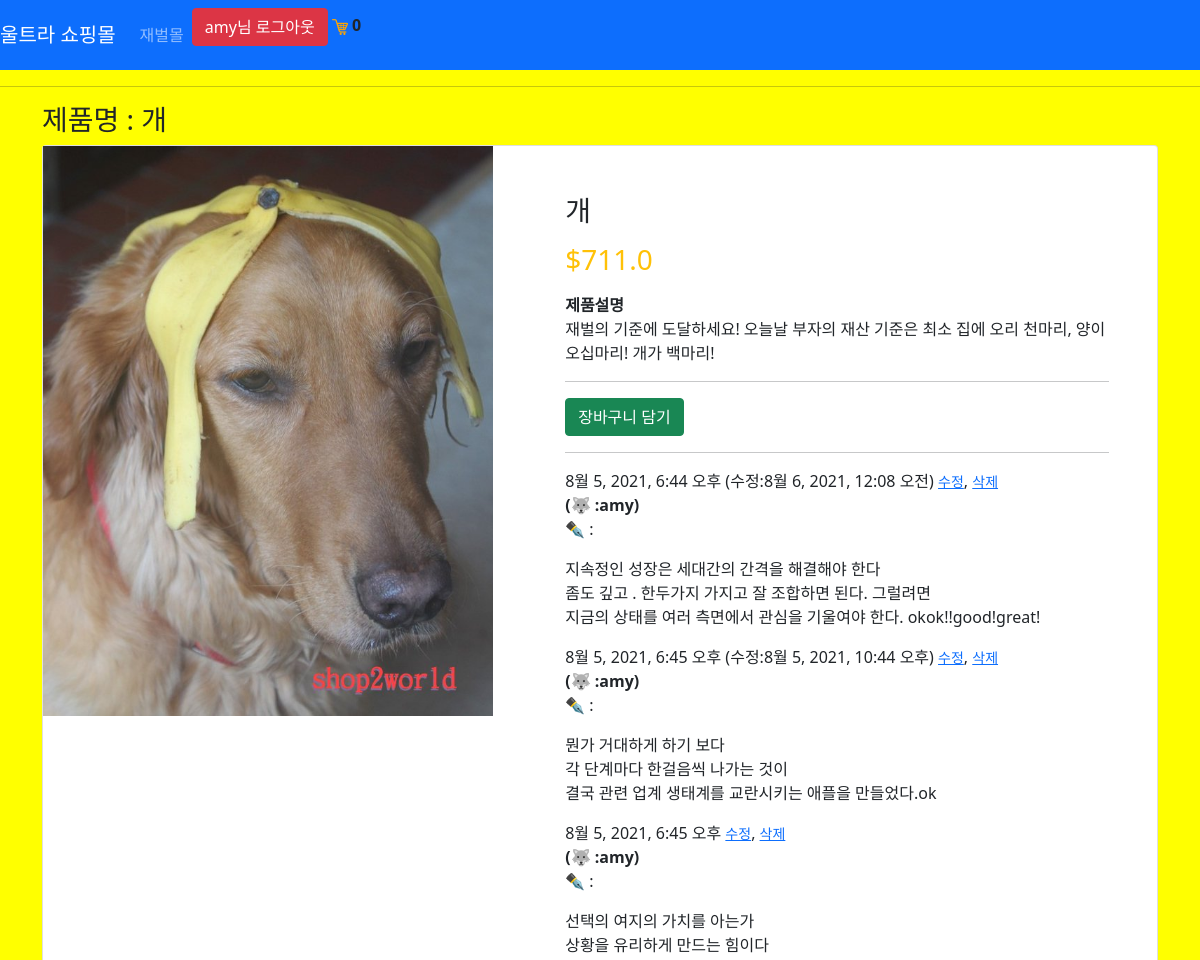
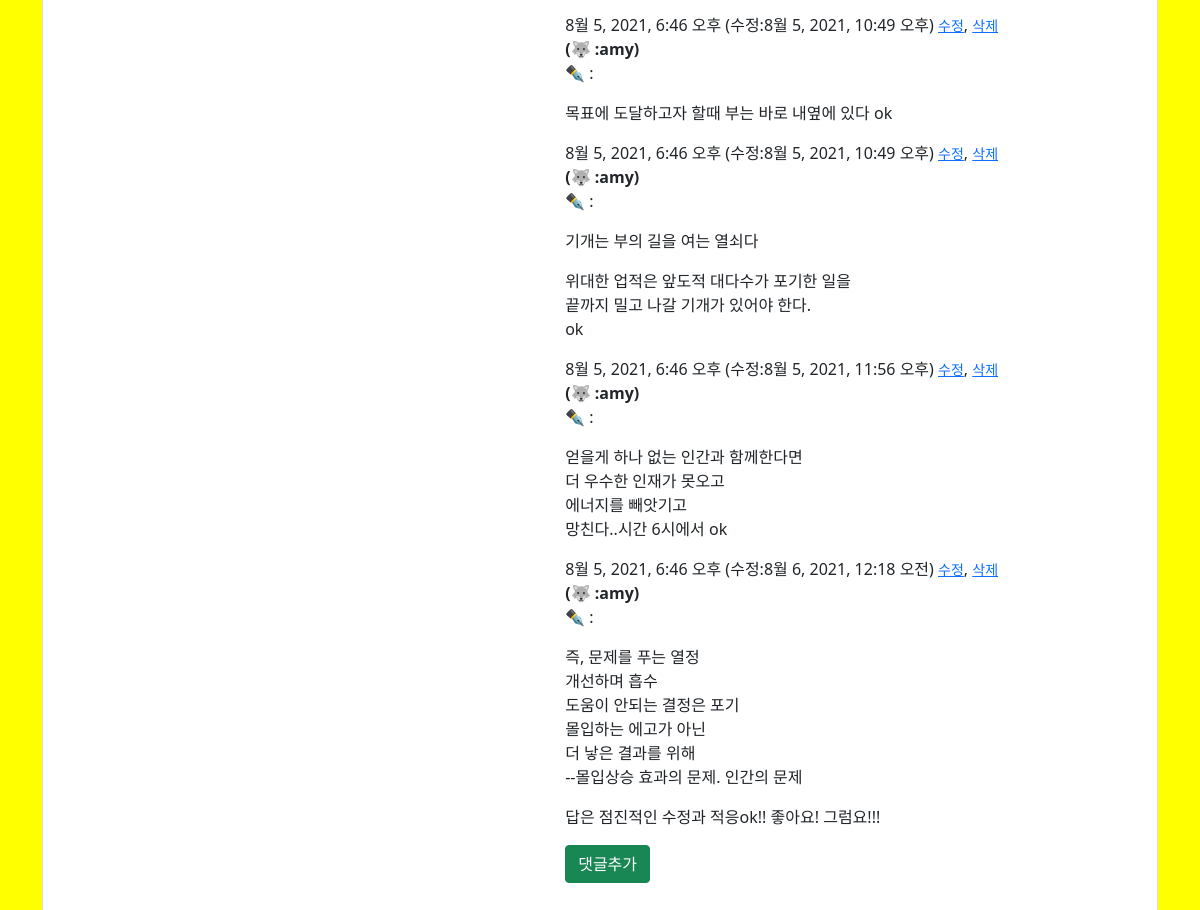
/product/1/ (signed in), run on the app's committed database (2 pictures, top to bottom).
### store/models.py (models this page shows, shortened)
class Order(models.Model):
    customer = models.ForeignKey(
        Customer, on_delete=models.SET_NULL, blank=True, null=True)
    dated_ordered = models.DateTimeField(auto_now_add=True)
    complete = models.BooleanField(default=False, null=True, blank=True)
    transation_id = models.CharField(max_length=200, null=True)
    def get_cart_items(self):
        orderitems = self.orderitem_set.all()
        total = sum([item.quantity for item in orderitems])
        return total

class Product(models.Model):
    name = models.CharField(max_length=200)
    description = models.CharField(max_length=200)
    price = models.FloatField()
    digital = models.BooleanField(default=False, null=True, blank=True)
    image = models.ImageField(null=True, blank=True)
    @property
    def imageURL(self):
        try:
            url = self.image.url
        except:
            url = ''
        return url

class Comment(models.Model):
    product = models.ForeignKey(Product, related_name='comments', on_delete=models.CASCADE )
    author = models.ForeignKey(User, on_delete=models.CASCADE)
    text = models.TextField()
    created_date = models.DateTimeField(default=timezone.now)
    modify_date = models.DateTimeField(null=True, blank=True)
    approved_comment = models.BooleanField(default=True)

### store/views.py (the view)
# urls.py: path('product/<int:pk>/', views.ProductDetailView.as_view(), name="product_detail"),
class ProductDetailView(DetailView):
    template_name = "store/product_detail.html"
    queryset = Product.objects.all()
    def get_context_data(self, **kwargs):
        context = super().get_context_data(**kwargs)
        Data = 장바구니데이타(self.request)
        cartItems = Data['cartItems']
        context['cartItems'] = cartItems
        return context

### store/쿠키처리.py (called while the page is built)
def 장바구니데이타(request):
    if request.user.is_authenticated:
        customer = request.user.customer
        order, created = Order.objects.get_or_create(customer=customer, complete=False)
        items = order.orderitem_set.all()
        cartItems = order.get_cart_items
    else:
        CookieData = 쿠키장바구니(request)
        cartItems = CookieData['cartItems']
        order = CookieData['order']
        items = CookieData['items']
    return{'items': items, 'order':order, 'cartItems': cartItems}

### store/templates/store/product_detail.html (shortened to what this page needs)
{% extends 'store/메인.html'%}
{% load static %}
{% block content %}
<h3>제품명 : {{ product.name }}</h3>
<div class="card">
	<div class="row">
		<aside class="col-sm-5 border-right">
      <article class="gallery-wrap">
      <div class="img-big-wrap">
        <div> <a href="#"><img src="{{ product.imageURL }}" class="img-fluid"></a></div>
      </div>
      </article>
          </aside>
          <aside class="col-sm-7">
      <article class="card-body p-5">
        <h3 class="title mb-3">{{ product.name }}</h3>
      <p class="price-detail-wrap">
        <span class="price h3 text-warning">
          <span class="currency">$</span><span class="num">{{ product.price }}</span>
        </span>
      </p>
      <dl class="item-property">
        <dt>제품설명</dt>
        <dd><p>{{ product.description }} </p></dd>
      </dl>
        <hr>
        <button data-product={{product.id}} data-action="add" class="btn btn-success 장바구니업데이트">장바구니 담기</button>
    <hr>
    {% for comment in product.comments.all %}
    {% if user.is_authenticated or comment.approved_comment %}
    <div class="comment">
        <div class="date">
            {{ comment.created_date }}
              {% if comment.modify_date %}
              (수정:{{ comment.modify_date }})
              {% endif %}
            {% if request.user == comment.author %}
            <a href="{% url 'comment_modify' pk=comment.pk  %}" class="small">수정</a>,
            <a href="{% url 'comment_remove' pk=comment.pk  %}" class="small">삭제</a>
            {% endif %}
        </div>
        <strong>(🐺 :{{ comment.author }})</strong>
        <p>✒️ :{{ comment.text|linebreaks }}</p>
    </div>
    {% endif %}
{% empty %}
    <p>앙직 댓글이 없어요~~</p>
{% endfor %}
{% if user.is_authenticated %}
      <a class="btn btn-success" href="{% url 'add_comment' pk=product.pk %}">댓글추가</a>
{% else %}
<a href="{% url 'login' %}" class="btn btn-danger">로그인 후 댓글 달기</a>
{% endif %}
          </article>
          </aside>
        </div>
      </div>
      </div>
{% endblock content %}

### store/templates/store/메인.html (shortened to what this page needs)
<!DOCTYPE html>
{% load static %}
<html>
    <head>
        <link href="https://cdn.jsdelivr.net/npm/bootstrap@5.0.2/dist/css/bootstrap.min.css" rel="stylesheet">
        <link rel="stylesheet" type ="text/css" href="{% static 'css/main.css' %}">
    </head>
    <body>
        <nav class="navbar navbar-expand-lg navbar-dark bg-primary">
            <a class="navbar-brand" href="{% url 'store' %}">울트라 쇼핑몰</a>
            <div class="collapse navbar-collapse" id="navbarSupportedContent">
                <ul class="navbar-nav mr-auto">
                <li class="nav-item active">
                    <a class="nav-link" href="{% url 'add_product' %}">재벌몰</a>
                </li>
                </ul>
                <div class="form-inline my-2 my-lg-0">
                    {% if user.is_authenticated %}
                    <a href="{% url 'logout' %}" class="btn btn-danger">{{user.username}}님 로그아웃</a>
                    {% else %}
                    <a href="{% url 'login' %}" class="btn btn-danger">로그인</a>
                    <a href="{% url 'register' %}" class="btn btn-danger">가입</a>
                    {% endif %}
                    <a href ="{% url 'cart' %}">
                        <img src="{% static 'images/shopping-cart-16.png'%}">
                    </a>
                    <b>{{cartItems}}</b></p>
                </div>
            </div>
        </nav>
        <hr>
        <div class="container">
            <p>
            {% block content %}
            {% endblock content %}
    </body>
</html>

### static/css/main.css (style rules this page uses)
body { background-color: yellow; }

### data on the page
Order: id "0"
Product: name "개", imageURL (picture), price "711.0", description "재벌의 기준에 도달하세요! 오늘날 부자의 재산 기준은 최소 집에 오리 천마리, 양이 오십마리! 개가 백마리!"
Comment: created_date "8월 5, 2021, 6:44 오후", modify_date "8월 6, 2021, 12:08 오전", shows "수정", author "amy", text "지속정인 성장은 세대간의 간격을 해결해야 한다 좀도 깊고 . 한두가지 가지고 잘 조합하면 된다. 그럴려면 지금의 상태를 여러 측면에서 관심을 기울여야 한다. okok!!good!great!"
Comment: created_date "8월 5, 2021, 6:45 오후", modify_date "8월 5, 2021, 10:44 오후", shows "수정", author "amy", text "뭔가 거대하게 하기 보다 각 단계마다 한걸음씩 나가는 것이 결국 관련 업계 생태계를 교란시키는 애플을 만들었다.ok"
Comment: created_date "8월 5, 2021, 6:45 오후", shows "수정", author "amy", text "선택의 여지의 가치를 아는가 상황을 유리하게 만드는 힘이다"
Comment: created_date "8월 5, 2021, 6:46 오후", modify_date "8월 5, 2021, 10:49 오후", shows "수정", author "amy", text "목표에 도달하고자 할때 부는 바로 내옆에 있다 ok"
Comment: created_date "8월 5, 2021, 6:46 오후", modify_date "8월 5, 2021, 10:49 오후", shows "수정", author "amy", text "기개는 부의 길을 여는 열쇠다 위대한 업적은 앞도적 대다수가 포기한 일을 끝까지 밀고 나갈 기개가 있어야 한다. ok"
Comment: created_date "8월 5, 2021, 6:46 오후", modify_date "8월 5, 2021, 11:56 오후", shows "수정", author "amy", text "얻을게 하나 없는 인간과 함께한다면 더 우수한 인재가 못오고 에너지를 빼앗기고 망친다..시간 6시에서 ok"
Comment: created_date "8월 5, 2021, 6:46 오후", modify_date "8월 6, 2021, 12:18 오전", shows "수정", author "amy", text "즉, 문제를 푸는 열정 개선하며 흡수 도움이 안되는 결정은 포기 몰입하는 에고가 아닌 더 낳은 결과를 위해 --몰입상승 효과의 문제. 인간의 문제 답은 점진적인 수정과 적응ok!! 좋아요! 그럼요!!!"

### other printed values
{{ user.username }} "amy"
